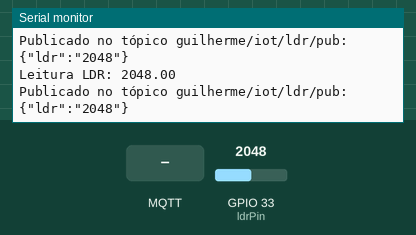
The sketch below on a simulated ESP32. Parts: the last lines printed to the serial monitor. The test bench sets the inputs (shaded band); at power-on: GPIO 33 (ldrPin) = 2048. WiFi joins after 1.5 s; servers stay silent unless stated; no MQTT or app messages arrive unless stated.

Above: at 3.8 s.
3.9 s: MQTT message "1" arrives on the first subscribed topic
6.2 s: MQTT message "on" arrives on the first subscribed topic
8.3 s: MQTT message "off" arrives on the first subscribed topic
10.5 s: GPIO 33 (ldrPin) set to 2866
At 11.8 s:
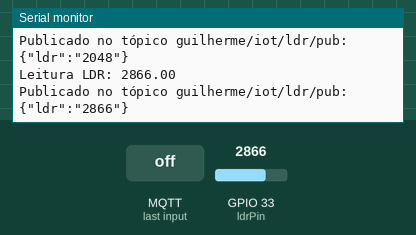
12.0 s: GPIO 33 (ldrPin) set to 3603
At 12.5 s:
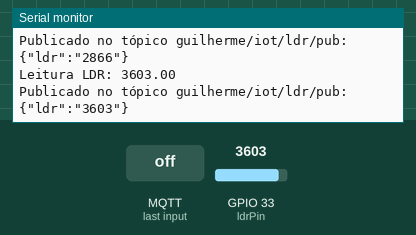
Timing chart, 0 to 14.5 s (numbered marks = the images above; inputs shaded):
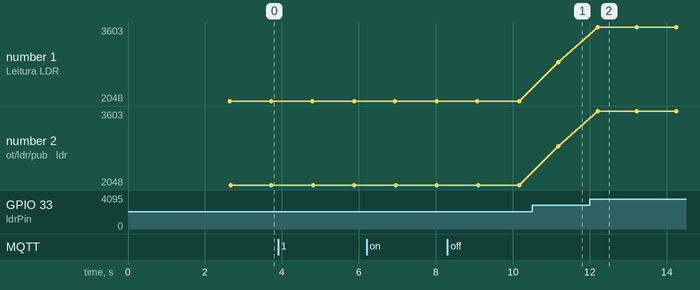

The sketch:

EPS32.ino
```cpp
#include <WiFi.h>           // Biblioteca para conexão Wi-Fi no ESP32
#include <PubSubClient.h>   // Biblioteca para comunicação MQTT

// Configurações de Wi-Fi
const char *ssid     = "Wokwi-GUEST";
const char *password = "";

// Configurações do broker MQTT
const char *mqtt_broker = "broker.hivemq.com";
int mqtt_port           = 1883;
const char *client_id   = "ESP32_Guilherme_01";

// Tópicos MQTT para publicar e assinar
String topic_custom_publish   = "guilherme/iot/ldr/pub";
String topic_custom_subscribe = "guilherme/iot/ldr/sub";

// Objetos de rede e cliente MQTT
WiFiClient espClient;
PubSubClient client(espClient);

// Configuração do sensor LDR
const int ldrPin = 33;     // Pino analógico onde o LDR está conectado
float ldrValue;            // Variável para armazenar a leitura do LDR
String val_distance_data = "ldr";  // Chave usada no JSON publicado

// Assinaturas de funções
void callback(char *topic2, byte *payload, unsigned int length);
void reconnect();

void setup() {
  pinMode(ldrPin, INPUT);  // Define o pino do LDR como entrada

  Serial.begin(9600);      // Inicia comunicação serial para debug
  delay(1000);

  // Conexão com a rede Wi-Fi
  Serial.print("Conectando ao Wi-Fi: ");
  Serial.println(ssid);
  WiFi.begin(ssid, password, 6);   // Conecta ao Wi-Fi (canal 6 no Wokwi)

  while (WiFi.status() != WL_CONNECTED) {
    delay(500);
    Serial.print(".");
  }

  Serial.println();
  Serial.println("WiFi conectado!");
  Serial.print("IP address: ");
  Serial.println(WiFi.localIP());  // Mostra IP do ESP32

  // Configurações do cliente MQTT
  client.setServer(mqtt_broker, mqtt_port);  // Define broker e porta
  client.setCallback(callback);              // Define função de callback para mensagens recebidas

  // Tenta conectar ao broker MQTT
  while (!client.connected()) {
    Serial.printf("Cliente %s tentando conectar no HiveMQ public broker...\n", client_id);

    if (client.connect(client_id)) {
      Serial.println("Conectado ao HiveMQ Public broker!");
    } else {
      Serial.print("Falha na conexão, estado: ");
      Serial.println(client.state());
      delay(2000);
    }
  }

  // Converte o tópico de subscribe para char[] e realiza inscrição
  char finalsubs[topic_custom_subscribe.length() + 1];
  topic_custom_subscribe.toCharArray(finalsubs, topic_custom_subscribe.length() + 1);
  client.subscribe(finalsubs);
  Serial.print("Inscrito no tópico: ");
  Serial.println(finalsubs);
}

// Função chamada sempre que uma mensagem chega em um tópico assinado
void callback(char *topic2, byte *payload, unsigned int length) {
  Serial.println("==== Mensagem recebida ====");
  Serial.print("Tópico: ");
  Serial.println(topic2);
  Serial.print("Mensagem: ");

  for (unsigned int i = 0; i < length; i++) {
    Serial.print((char) payload[i]);   // Mostra o payload recebido caractere a caractere
  }

  Serial.println();
  Serial.println("---------------------------");
}

// Função para reconectar ao broker MQTT em caso de desconexão
void reconnect() {
  while (!client.connected()) {
    Serial.print("Tentando reconectar ao HiveMQ... ");

    if (client.connect(client_id)) {
      Serial.println("Conectado!");

      // Reinscreve no tópico após reconectar
      char finalsubs[topic_custom_subscribe.length() + 1];
      topic_custom_subscribe.toCharArray(finalsubs, topic_custom_subscribe.length() + 1);
      client.subscribe(finalsubs);
      Serial.print("Reinscrito no tópico: ");
      Serial.println(finalsubs);
    } else {
      Serial.print("Falhou, rc=");
      Serial.print(client.state());
      Serial.println(" - tentando novamente em 5 segundos...");
      delay(5000);
    }
  }
}

void loop() {
  // Garante que o cliente MQTT esteja conectado
  if (!client.connected()) {
    reconnect();
  }

  client.loop();  // Mantém a comunicação MQTT ativa

  // Leitura do valor analógico do LDR
  ldrValue = analogRead(ldrPin);
  Serial.print("Leitura LDR: ");
  Serial.println(ldrValue);

  // Monta mensagem em formato JSON para envio via MQTT
  String mensagemJson = "{\"" + val_distance_data + "\":\"" + String(ldrValue, 0) + "\"}";

  // Conversão das Strings para char[] para publicar
  char finalDataChar[mensagemJson.length() + 1];
  char topicChar[topic_custom_publish.length() + 1];

  mensagemJson.toCharArray(finalDataChar, mensagemJson.length() + 1);
  topic_custom_publish.toCharArray(topicChar, topic_custom_publish.length() + 1);

  // Publica a mensagem no tópico definido
  client.publish(topicChar, finalDataChar);
  Serial.print("Publicado no tópico ");
  Serial.print(topicChar);
  Serial.print(": ");
  Serial.println(mensagemJson);

  delay(1000);  // Aguarda 1 segundo entre as leituras/publicações
}
```

Measured:
- after the input at 10.5 s, the serial monitor: prints a new line after 0.69 s (image 1)
- after the input at 12.0 s, the serial monitor: prints a new line after 0.20 s (image 2)
- plotted number 1: 2048 → 2866 after the input at 10.5 s, 2866 → 3603 after the input at 12.0 s
- plotted number 2: 2048 → 2866 after the input at 10.5 s, 2866 → 3603 after the input at 12.0 s
